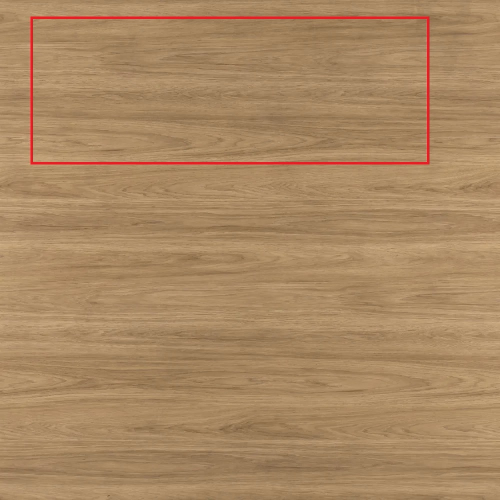
#> input picture codigo do beneli/Analisequalidadeopencv/ImgPecas/pcstesttemplatematcg/peca1local.jpg, 1000 x 1000 px (shown at 1/2 size)
$ python -i TX_Foco.py   (imports and definitions only)
#> lines starting #> are read from the running program, lines starting #| are printed output that depends on the picture
#> further down, picture is the input picture: shape (1000, 1000, 3); mean B, G, R 98.4, 135.8, 169.5
import numpy as np
import cv2
import matplotlib.pyplot as plt

from classes.TX_ContornarPeca import ContornarPeca as CntPc

class Focar():

    def __init__(self):

        self.Parts = {}

    def histogramMatPlotLib(self, image):
        fig, ax = plt.subplots()

        for i, col in enumerate(['b', 'g', 'r']):
            hist = cv2.calcHist([image], [i], None , [255], [0, 256])
            ax.plot(hist, color = col)
            fig.canvas.draw()

        X = np.array(fig.canvas.renderer.buffer_rgba())
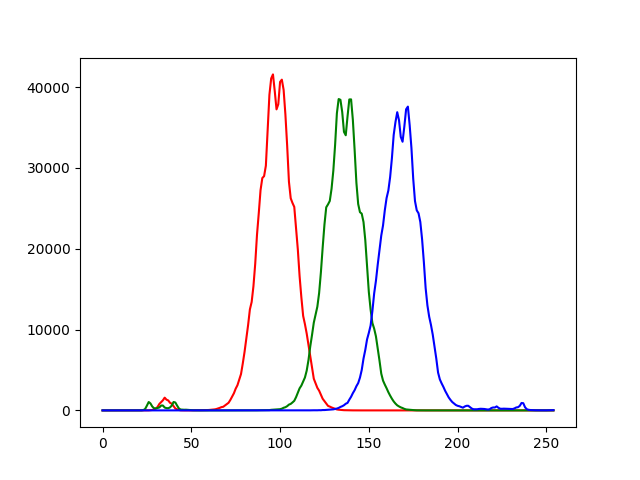
#> X: shape (480, 640, 4); mean of channels 0, 1, 2, 3 249.4, 248.5, 249.2, 255; drawn as B, G, R
        X = cv2.cvtColor(X, cv2.COLOR_BGRA2BGR)
#> X: shape (480, 640, 3)

        pc_height, pc_width, lx = image.shape
#> pc_height = 1000; pc_width = 1000; lx = 3
        plt_height, plt_width, lx = X.shape
#> plt_height = 480; plt_width = 640
        num = pc_height / plt_height
#> num = 2.08

        X = cv2.resize(X, (int(plt_width*num), pc_height))
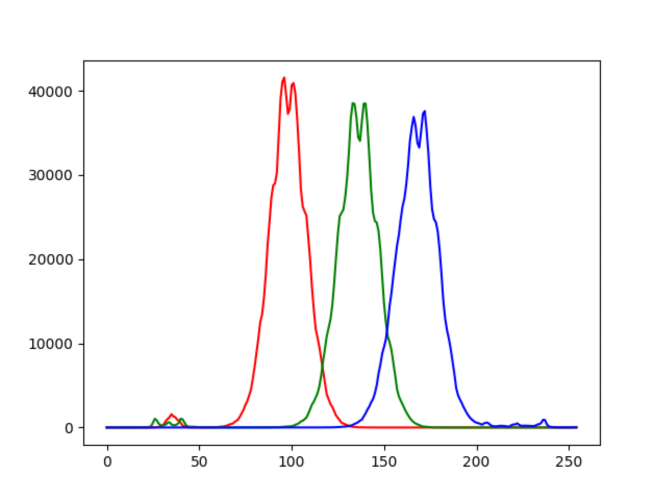
#> X: shape (1000, 1333, 3) (shown at 1/2 size); mean B, G, R 249.4, 248.4, 249.2

        image = np.concatenate((image, X), axis=1)
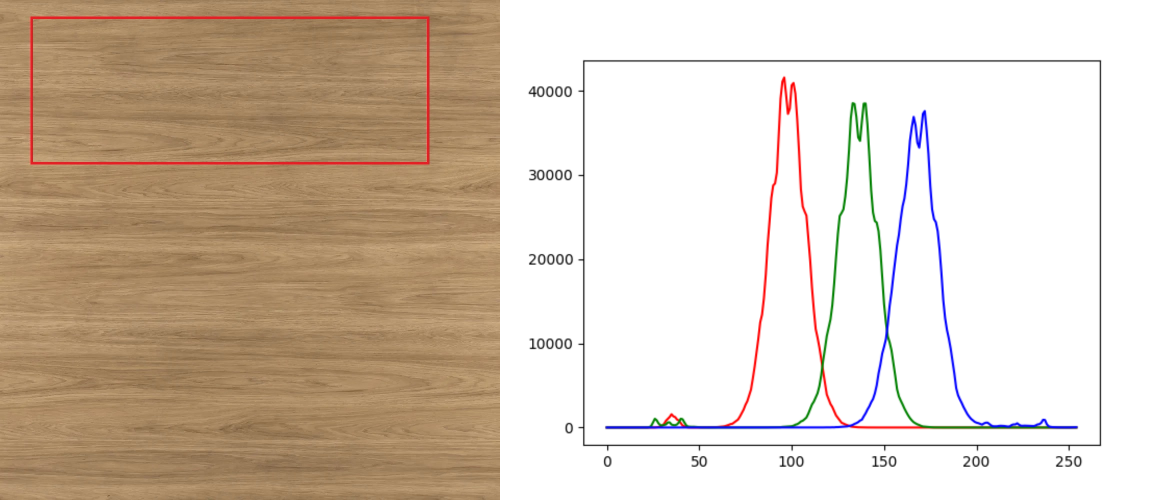
#> image: shape (1000, 2333, 3) (shown at 1/2 size); mean B, G, R 184.7, 200.2, 215

        return image

    def cutRectangle(self, contour, image, id_obj, precision, mask, showWindow , hist=False):

        maskedimage = cv2.bitwise_and(image, image, mask = mask)

        # Desenha e separa cada peça por janela e calcula o tamanho da peça
        rect = cv2.minAreaRect(contour)
        box  = cv2.boxPoints(rect)
        box  = np.int0(box)
        (image_cut, widthA, heightA) = CntPc.four_point_transform(0, maskedimage, box)
        comp_pc = widthA  * precision
        larg_pc = heightA * precision

        # Armazena num 'dict' todas as peças no momento em que elas estão em seu maior tamanho na tela
        if not id_obj[1] in self.Parts:
            self.Parts[id_obj[1]] = {'PartNum':id_obj[1],
                                     'Comp':comp_pc,
                                     'Larg':larg_pc,
                                     'img_array':image_cut}
        else:
            if comp_pc > self.Parts[id_obj[1]]['Comp'] and larg_pc > self.Parts[id_obj[1]]['Larg']:
                self.Parts[id_obj[1]] = {'PartNum':id_obj[1],
                                         'Comp':comp_pc,
                                         'Larg':larg_pc,
                                         'img_array':image_cut}
        #print(type(image_cut))
        if showWindow == True:
            cv2.imshow('pc' + str(id_obj[1]), image_cut)

        if hist == True:
            image_cut = Focar.histogramMatPlotLib(self, image_cut)

        return comp_pc, larg_pc

>>> import cv2
>>> picture = cv2.imread('../codigo do beneli/Analisequalidadeopencv/ImgPecas/pcstesttemplatematcg/peca1local.jpg')
>>> result = Focar().histogramMatPlotLib(picture)
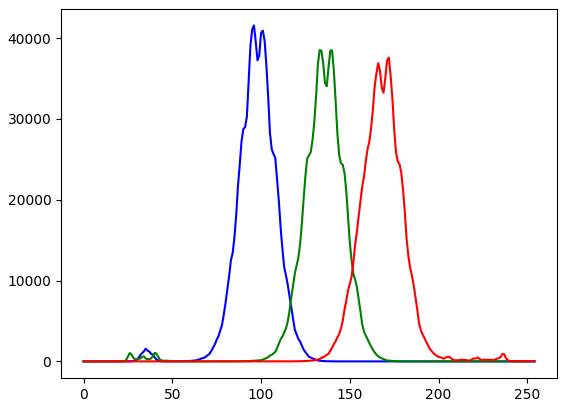
#> figure drawn by matplotlib, 1 panel; curve peaks at x = 96, y = 41579; curve peaks at x = 133, y = 38532; curve peaks at x = 172, y = 37594
